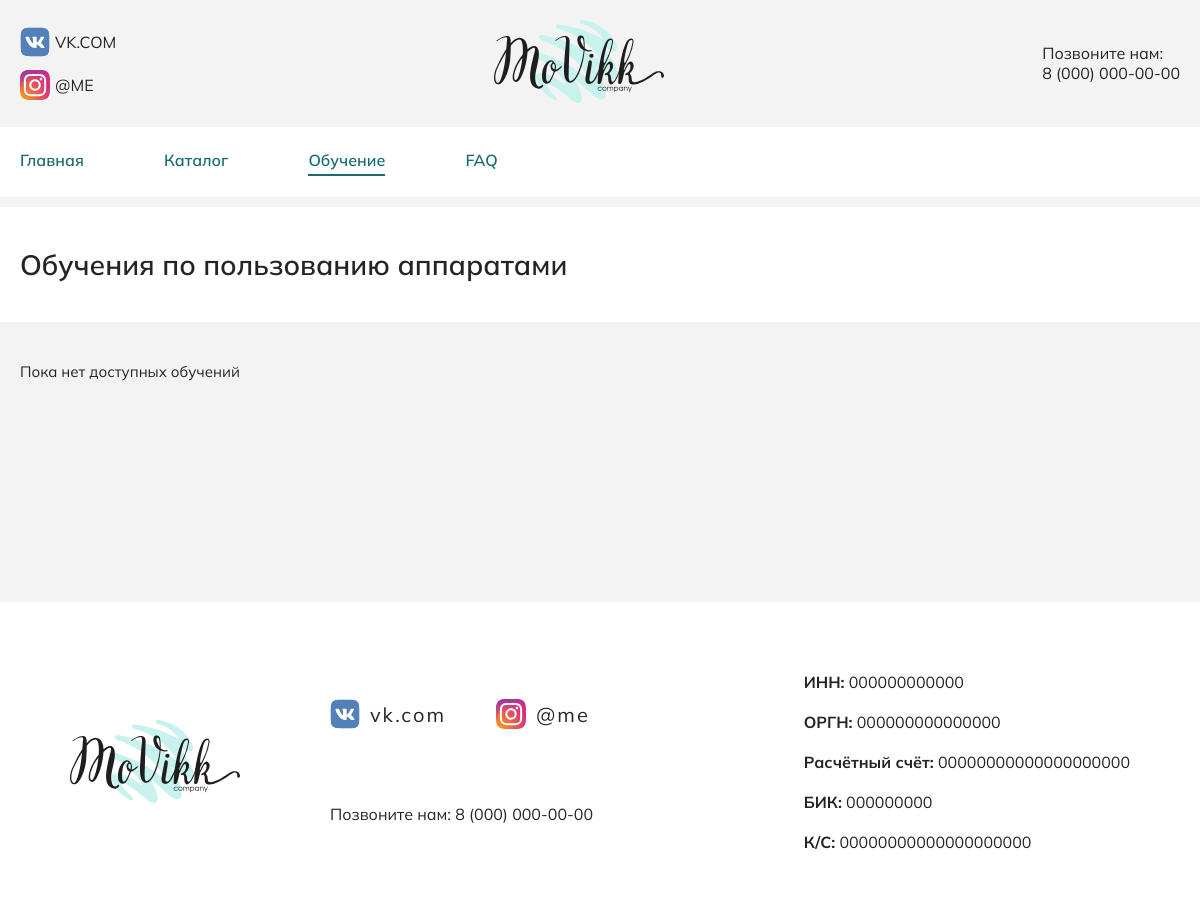
The app's page /study.php with its own data.
### tables this page shows
CREATE TABLE `socials` (
  `id` int UNSIGNED NOT NULL,
  `title` varchar(100) NOT NULL COMMENT 'отображаемый текст',
  `name` varchar(30) NOT NULL COMMENT 'название',
  `href` varchar(255) NOT NULL COMMENT 'ссылка',
  `shortKey` varchar(30) NOT NULL COMMENT 'ключ для тегов',
  `isPhoneNumber` tinyint(1) NOT NULL DEFAULT '0' COMMENT 'является ли номером телефона'
);

CREATE TABLE `company` (
  `name` varchar(100) NOT NULL COMMENT 'название компании',
  `phone` varchar(12) NOT NULL COMMENT 'контактный номер телефона',
  `inn` varchar(100) NOT NULL COMMENT 'ИНН',
  `ogrn` varchar(100) NOT NULL COMMENT 'ОГРН',
  `pay_acc` varchar(100) NOT NULL COMMENT 'номер счёта',
  `bik` varchar(100) NOT NULL COMMENT 'БИК',
  `ks` varchar(100) NOT NULL COMMENT 'КС',
  `timezone` varchar(255) NOT NULL COMMENT 'основная временная зона',
  `place` varchar(255) DEFAULT NULL COMMENT 'адрес'
);

CREATE TABLE `pages` (
  `id` int UNSIGNED NOT NULL,
  `fileName` varchar(255) NOT NULL COMMENT 'название файла',
  `title` varchar(255) NOT NULL COMMENT 'название страницы',
  `description` varchar(255) DEFAULT NULL COMMENT 'описание страницы',
  `isUniqueDescription` tinyint(1) NOT NULL DEFAULT '0',
  `isMenuPage` tinyint(1) NOT NULL DEFAULT '0' COMMENT 'заносить ли страницу в меню',
  `keywords` varchar(255) DEFAULT NULL COMMENT 'ключевые слова страницы'
);

### includes/autoload.php (called while the page is built, shortened)
<?php
function classAutoloader($className) {
    $path = get_include_path() == '.' ? './' : get_include_path();
    $path .= 'classes/';
    $extension = '.php';
    $fullPath = $path.$className.$extension;
}

### classes/Company.php (called while the page is built, shortened)
<?php
class Company {
    private string $mainTable = "company";
    function __construct(PDO $conn = null) {
        if (isset($conn)) {
            $company = $conn->prepare("SELECT * FROM `{$this->mainTable}`");
            $company->execute();
            $company = $company->fetch(PDO::FETCH_ASSOC);
            if (isset($company) && !empty($company)) {
                $this->name = trim($company['name']);
                $this->phone = trim($company['phone']);
                $this->phone_format = sprintf(
                    "%s (%s) %s-%s-%s",
                    (int) ((substr($this->phone, 1, 1)) + 1),
                    substr($this->phone, 2, 3),
                    substr($this->phone, 5, 3),
                    substr($this->phone, 8, 2),
                    substr($this->phone, 10)
                );
                $this->info = [
                    'ИНН' => trim($company['inn']),
                    'ОРГН' => trim($company['ogrn']),
                    'Расчётный счёт' => trim($company['pay_acc']),
                    'БИК' => trim($company['bik']),
                    'К/С' => trim($company['ks']),
                ];
            }
            $socials = $conn->prepare("SELECT * FROM `socials`");
            $socials->execute();
            $socials = $socials->fetchAll(PDO::FETCH_ASSOC);
        }
    }
}

### classes/Page.php (the view, shortened to what this page needs)
<?php
class Page {
    public string $title;
    private string $mainTable = 'pages';
    public function __construct(PDO $conn = null) {
        $this->current = substr(str_replace('.php','',$_SERVER['PHP_SELF']), 1);
        if (isset($conn)) {
            $pages = $conn->prepare("SELECT * FROM `{$this->mainTable}`");
            $pages->execute();
            $pages = $pages->fetchAll(PDO::FETCH_ASSOC);
            $this->all = $pages;
            $page = $conn->prepare("SELECT * FROM `{$this->mainTable}` WHERE `fileName` = :page");
            $page->execute(['page' => $this->current]);
            $page = $page->fetch(PDO::FETCH_ASSOC);
            if (isset($page) && !empty($page)) {
                if (isset($page['title']) &&
                    !empty($page['title'])) {
                    $this->title = trim($page['title']);
                }
            }
        }
    }
    public function GetHead(bool $isGuest, string $title = null, string $description = null, string $keywords = null, array $pages = []) {
        $response =
            '<meta charset="UTF-8">'.
            '<meta http-equiv="X-UA-Compatible" content="IE=edge">'.
            '<meta name="viewport" content="width=device-width, initial-scale=1.0">'.
            '<link rel="apple-touch-icon" sizes="180x180" href="/apple-touch-icon.png">'.
            '<link rel="icon" type="image/png" sizes="32x32" href="/favicon-32x32.png">'.
            '<link rel="icon" type="image/png" sizes="16x16" href="/favicon-16x16.png">'.
            '<link rel="stylesheet" href="/assets/common/css/theme-settings.css">'.
            '<link rel="stylesheet" href="/assets/common/css/loaders.css">'.
            '<link rel="stylesheet" href="/assets/common/css/main.css">'.
            '<script defer src="/assets/libs/jquery/js/jquery.min.js"></script>'.
            '<script defer src="/assets/libs/clipboard/js/clipboard.min.js"></script>'.
            '<script defer src="/assets/common/js/Message.js"></script>'.
            '<script defer src="/assets/common/js/main.js"></script>';
        $currentPageNumber = 0;
        if (isset($title) && !empty($title)) {
            if ($currentPageNumber > 1) {
                $response .= '<title>'.$title." - страница ".$pages['currentPageNumber'].'</title>';
            } else {
                $response .= '<title>'.$title.'</title>';
            }
        } else {
            if (isset($this->title) && !empty($this->title)) {
                if ($currentPageNumber > 1) {
                    $response .= '<title>'.$this->title." - страница ".$pages['currentPageNumber'].'</title>';
                } else {
                    $response .= '<title>'.$this->title.'</title>';
                }
            }
        }
        return $response;
    }
}

### includes/header.php (shortened to what this page needs)
<header class="container">
    <div class="header__wrapper">
        <div class="header__social">
            <a target="_blank" href="<?=$_COMPANY->socials['vk']['href']?>" class="text-uppercase d-flex align-items-center" title="<?=$_COMPANY->socials['vk']['name']?>">
                <img class="social-icon" src="/assets/icons/social-vk.svg" alt="ВКонтакте">
                <span><?=$_COMPANY->socials['vk']['title']?></span>
            </a>
            <a target="_blank" href="<?=$_COMPANY->socials['instagram']['href']?>" class="text-uppercase d-flex align-items-center" title="<?=$_COMPANY->socials['instagram']['name']?>">
            <img class="social-icon" src="/assets/icons/social-instagram.svg" alt="Инстаграм">
                <span><?=$_COMPANY->socials['instagram']['title']?></span>
            </a>
        </div>
        <a href="/" class="text-uppercase" title="<?=$_COMPANY->name?>">
            <img src="/assets/icons/logo.svg" alt="<?=$_COMPANY->name?>" class="logo">
        </a>
        <div class="header__social justify-content-center">
            <span>Позвоните нам:</span>
            <a href="tel:<?=$_COMPANY->phone?>"><?=$_COMPANY->phone_format?></a>
        </div>
    </div>
</header>
<nav class="header-nav">
    <div class="container header-nav-main">
        <div class="header-nav__pages">
            <?php foreach($_PAGE->all as $key => $page):?>
                <?php if($page['isMenuPage']):
                    if ($page['fileName'] === 'index') {
                        $page['fileName'] = '';
                        $page['title'] = 'Главная';
                    }
                    ?>
                    <div class="item<?=$page['fileName'] === $_PAGE->current ? ' open' : null?>">
                        <a href="/<?=$page['fileName']?>"><?=$page['title']?></a>
                    </div>
                <?php endif;?>
            <?php endforeach;?>
        </div>
    </div>
</nav>

### includes/footer.php (shortened to what this page needs)
<footer>
    <div class="container">
        <div class="footer__left">
            <a href="/" class="footer__logo">
                <img src="/assets/icons/logo.svg" class="logo" alt="<?=$_COMPANY->name?>">
            </a>
            <div class="footer__data">
                <div class="social">
                    <a class="d-flex justify-content-center align-items-center flex-wrap" style="gap:10px;" target="_blank" href="<?=$_COMPANY->socials['vk']['href']?>" title="<?=$_COMPANY->socials['vk']['name']?>">
                        <img class="social-icon" src="/assets/icons/social-vk.svg" alt="ВКонтакте">
                        <span><?=$_COMPANY->socials['vk']['title']?></span>
                    </a>
                    <a class="d-flex justify-content-center align-items-center flex-wrap" style="gap:10px;" target="_blank" href="<?=$_COMPANY->socials['instagram']['href']?>" title="<?=$_COMPANY->socials['instagram']['name']?>">
                        <img class="social-icon" src="/assets/icons/social-instagram.svg" alt="Инстаграм">
                        <span><?=$_COMPANY->socials['instagram']['title']?></span>
                    </a>
                </div>
                <div class="footer__callUs">
                    <span>Позвоните нам:</span>
                    <a href="tel:<?=$_COMPANY->phone?>"><?=$_COMPANY->phone_format?></a>
                </div>
            </div>
        </div>
        <ul class="company_data">
            <?php foreach($_COMPANY->info as $key => $value):?>
                <li>
                    <span class="fw-bold"><?=$key?>:</span>
                    <span><?=$value?></span>
                </li>
            <?php endforeach;?>
        </div>
</footer>

### assets/common/css/theme-settings.css (style rules this page uses)
:root { --main-font-size: 15px; --main-color: #242426; --main-background: #F3F3F3; --primary-color: #75C7CC; --primary-hover-color: #5c9fa3; --primary-active-color: #538183; --primary-color-light: #a1dbde; --primary-hover-color-light: #c8e9eb; --addition-color: #1A6B70; --addition-hover-color: #285e60; --addition-active-color: #194648; --secondary-color: #75b4cc; --secondary-hover-color: #6095aa; --secondary-active-color: #3f7083; --error-color: #931313; --error-hover-color: #a13a3a; --error-active-color: #741515; --error-color-light: #f30000; --error-hover-color-light: #e62727; --error-active-color-light: #b80000; --success-color: #0b841f; --success-hover-color: #2d8e35; --success-active-color: #156624; }

### assets/common/css/main.css (style rules this page uses)
* { margin: 0; padding: 0; box-sizing: border-box; font-family: Mulish; }
html { font-size: var(--main-font-size); }
body { font-style: normal; font-weight: normal; color: var(--main-color); background-color: var(--main-background); }
.custom-scroll, body { scrollbar-width: thin; scrollbar-color: #cccccc transparent; }
h1, h2, h3, h4, h5, h6, p, span { cursor: default; }
ul { margin: 0; padding: 0; }
a, button, input { color: var(--main-color); text-decoration: none; transition: all .2s ease-in-out; }
header, .header-nav { font-size: 16px; }
.header-nav-main { display: flex; justify-content: space-between; }
header { background-color: var(--main-background); padding: 20px 0; }
.header__wrapper { display: flex; flex-direction: row; flex-wrap: nowrap; justify-content: space-between; }
.header__social { display: flex; flex-direction: column; justify-content: space-around; }
.header__social a { display: flex; gap: 5px; cursor: pointer; }
.header__social a > * { cursor: pointer; }
.logo { width: 170px; }
.header-nav { top: 0; position: -webkit-sticky; position: sticky; display: flex; flex-direction: column; justify-content: center; font-weight: 600; height: 70px; background-color: white; z-index: 1009; }
.header-nav__pages, .header-nav__icons { display: flex; flex-direction: row; flex-wrap: nowrap; justify-content: space-between; align-items: center; }
.header-nav__pages .item, .header-nav__icons .item .item__data, .header-nav__icons .item .item__data > * { cursor: pointer; }
.header-nav__pages .item a { color: var(--addition-color); display: inline-block; line-height: 1.7; }
.header-nav__pages { gap: 80px; }
.header-nav__pages .item a::after { transition: all .35s ease-in-out; }
.header-nav__pages .item a::after { display: block; content: ""; height: 2px; width: 0%; background-color: var(--addition-color); }
.header-nav__pages .item a:hover::after, .header-nav__pages .item a:focus::after, .header-nav__pages .item.open a::after, .header-nav__pages .item.open a::after { width: 100%; }
footer { padding: 50px; margin-top: 40px; min-height: 320px; font-size: 16px; background-color: white; display: flex; align-items: center; }
footer .container { width: 100%; display: flex; justify-content: space-between; flex-wrap: wrap; gap: 40px; }
.footer__data { display: flex; flex-direction: column; justify-content: space-around; gap: 20px; }
footer .social { max-width: 431px; width: 100%; display: flex; flex-direction: row; flex-wrap: wrap; gap: 50px; }
footer .social a { display: flex; align-items: flex-end; cursor: pointer; }
footer .social a > * { font-size: 20px; letter-spacing: 2px; cursor: pointer; }
a .social-icon { width: 30px; height: 30px; border-radius: 8px; }
.company_data { display: flex; flex-direction: column; list-style-type: none; }
.company_data li:not(:last-child) { margin-bottom: 20px; }
.footer__logo { display: flex; justify-content: center; align-items: center; }
.footer__left { max-width: 1010px; display: flex; justify-content: space-between; flex-wrap: wrap; gap: 90px; }
.container { margin: 0 auto; max-width: 1480px; padding-left: 20px; padding-right: 20px; width: 100%; }
.fw-bold { font-weight: bold!important; }
.text-uppercase { text-transform: uppercase!important; }
.d-flex { display: flex!important; }
.flex-wrap { flex-wrap: wrap!important; }
.justify-content-center { justify-content: center!important; }
.align-items-center { align-items: center!important; }

### records on screen
socials: title "VK.COM", title "vk.com"
socials: title "@ME", title "@me"
company: phone "8 (000) 000-00-00", inn "000000000000", ogrn "000000000000000", bik "000000000"
pages: title "Главная"
pages: title "Каталог"
pages: title "Обучение"
pages: title "FAQ"

### other values on screen
$main_header "Обучения по пользованию аппаратами"
$key "ИНН"
$key "ОРГН"
$key "Расчётный счёт"
$value "00000000000000000000"
$key "БИК"
$key "К/С"
